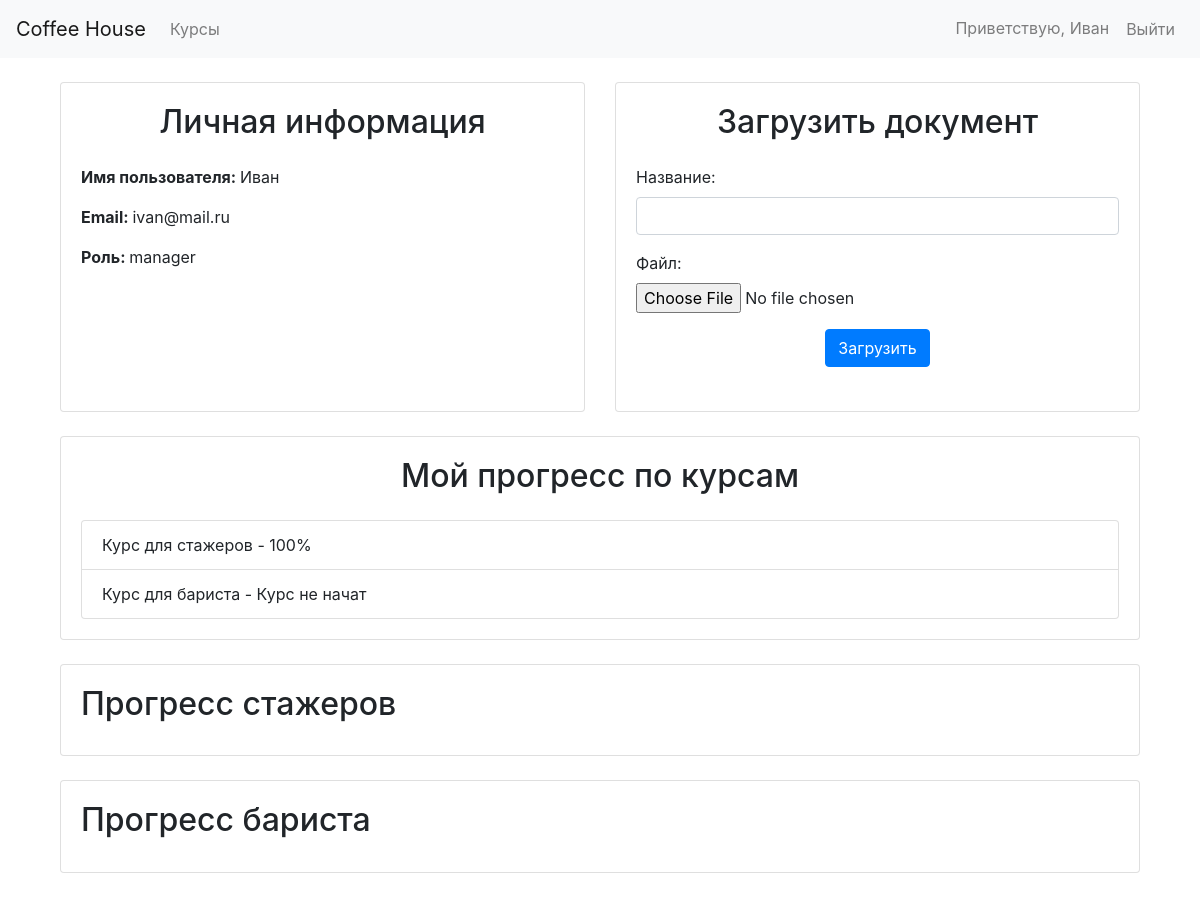
The app's page /profile/ (signed in) with its own data.
### employees/models.py (models this page shows, shortened)
class UserProfile(models.Model):
    user = models.OneToOneField(User, on_delete=models.CASCADE)
    role = models.CharField(max_length=20, choices=ROLE_CHOICES)

### courses/models.py (models this page shows, shortened)
class LearningProgress(models.Model):
    user = models.ForeignKey('employees.UserProfile', on_delete=models.CASCADE)
    course = models.ForeignKey('courses.Course', on_delete=models.CASCADE)
    completion_percentage = models.IntegerField(default=0)
    start_date = models.DateTimeField(default=datetime.now)
    end_date = models.DateTimeField(default=datetime.now)
    is_complete = models.BooleanField(default=False)

class Course(models.Model):
    title = models.CharField(max_length=100)
    description = models.TextField()
    role = models.CharField(max_length=20, choices=ROLE_CHOICES)
    video_url = models.URLField(blank=True)
    course_slug = models.SlugField(unique=True, max_length=100, default='')
    users = models.ManyToManyField(UserProfile, through='LearningProgress')

### coffee_house/views.py (the view, shortened to what this page needs)
# urls.py: path('profile/', profile, name='profile'),
@login_required
def profile(request):
    user_profile = request.user.userprofile
    available_courses = Course.objects.filter(role__in=roles.ROLE_HIERARCHY_ACCESS[user_profile.role])
    progress = LearningProgress.objects.filter(user=user_profile)
    if request.method == 'POST':
        document_form = DocumentForm(request.POST, request.FILES)
        if document_form.is_valid():
            document = document_form.save(commit=False)
            document.user = user_profile
            document.save()
            return redirect('profile')
    else:
        document_form = DocumentForm()
    lecture_form = LectureForm()
    test_form = TestForm()
    course_form = CourseForm()
    question_form = QuestionForm()
    context = {'user_profile': user_profile, 'available_courses': available_courses, 'progress': progress}
    if user_profile.role in ['manager', 'supervisor', 'hr_manager']:
        intern_progress = LearningProgress.objects.filter(user__role='intern', course__role='intern')
        barista_progress = LearningProgress.objects.filter(user__role='barista', course__role='barista')
        context['barista_progress'] = barista_progress
        context['intern_progress'] = intern_progress
    if user_profile.role in ['supervisor', 'hr_manager']:
        manager_progress = LearningProgress.objects.filter(user__role='manager', course__role='manager')
        context['manager_progress'] = manager_progress
    return render(request, 'profile.html', context)

### coffee_house/templatetags/custom_tags.py (called while the page is built)
@register.simple_tag(takes_context=True)
def set_course_not_started(context, course, progress):
    course_not_started = all(prog.course.title != course.title for prog in progress)
    context['course_not_started'] = course_not_started
    return ''

### templates/profile.html (shortened to what this page needs)
{% extends 'base.html' %}
{% load static %}
{% block content %}
<div class="container">
    <div class="row mt-4">
        <div class="col-md-6 mb-4 ">
            {% include 'partials/personal_info.html' %}
        </div>
        <div class="col-md-6 mb-4">
            {% include 'partials/upload_document_form.html' %}
        </div>
        {% include 'partials/user_courses_progress.html' %}
    </div>
    <div class="row mt-4">
    {% if user_profile.role == 'manager' or user_profile.role ==  'supervisor' or user_profile.role ==  'hr_manager' %}
        {% include 'partials/intern_progress.html' %}
        {% include 'partials/barista_progress.html' %}
    {% endif %}
    </div>
</div>
{% endblock %}

### templates/header.html (shortened to what this page needs)
<header>
        <nav class="navbar navbar-expand-lg navbar-light bg-light">
        <div class="collapse navbar-collapse" id="navbarNav">
            <ul class="navbar-nav mr-auto">
                {% if user.is_authenticated %}
                    <li class="nav-item">
                        <a class="navbar-brand" href="{% url 'dashboard' %}">Coffee House</a>
                    </li>
                    <li class="nav-item">
                        <a class="nav-link" href="{% url 'courses' %}">Курсы</a>
                    </li>
                {% else %}
                    <li class="nav-item">
                        <span class="navbar-brand">Coffee House</span>
                    </li>
                {% endif %}
            </ul>
            <ul class="navbar-nav">
                {% if user.is_authenticated %}
                    <li class="nav-item">
                        <a class="nav-link" href="{% url 'profile' %}">Приветствую, {{ user.username }}</a>
                    </li>
                    <li class="nav-item">
                        <form action="{% url 'logout' %}" method="post" style="padding: 0;">
                            <button type="submit" class="btn btn-link nav-link">Выйти</button>
                        </form>
                    </li>
                {% endif %}
            </ul>
        </div>
    </nav>
</header>

### templates/partials/personal_info.html
<div class="card mb-6 h-100">
    <div class="card-body">
        <h2 class="card-title text-center mb-4">Личная информация</h2>
        <p class="card-text"><strong> Имя пользователя: </strong> {{ user_profile.user.username }}</p>
        <p class="card-text"><strong> Email: </strong> {{ user_profile.user.email }}</p>
        <p class="card-text"><strong> Роль: </strong> {{ user_profile.role }}</p>
    </div>
</div>

### templates/partials/user_courses_progress.html (shortened to what this page needs)
{% load custom_tags %}
<div class="col-md-12">
    <div class="card">
        <div class="card-body">
            <h2 class="card-title text-center mb-4">Мой прогресс по курсам</h2>
            <ul class="list-group">
                {% for course in available_courses %}
                    {% if not course_not_started %}
                        {% for prog in progress %}
                            {% if course.title == prog.course.title %}
                                <li class="list-group-item">{{ prog.course.title }} - {{ prog.completion_percentage }}%</li>
                            {% endif %}
                        {% endfor %}
                    {% else %}
                        <li class="list-group-item">{{ course.title }} - Курс не начат</li>
                    {% endif %}
                {% endfor %}
            </ul>
        </div>
    </div>
</div>

### records on screen
UserProfile: user.username "Иван", user.email "ivan@mail.ru", role "manager"
LearningProgress: course "Курс для стажеров", completion_percentage "100"
Course: title "Курс для бариста"

### other values on screen
{{ user.username }} "Иван"
